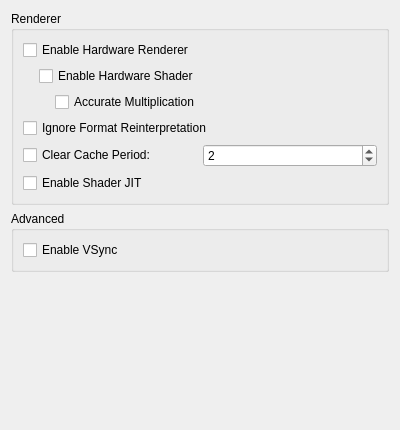
<?xml version="1.0" encoding="UTF-8"?>
<ui version="4.0">
 <class>ConfigureGraphics</class>
 <widget class="QWidget" name="ConfigureGraphics">
  <property name="geometry">
   <rect>
    <x>0</x>
    <y>0</y>
    <width>400</width>
    <height>430</height>
   </rect>
  </property>
  <property name="minimumSize">
   <size>
    <width>0</width>
    <height>0</height>
   </size>
  </property>
  <property name="windowTitle">
   <string>Form</string>
  </property>
  <layout class="QVBoxLayout" name="verticalLayout">
   <item>
    <widget class="QGroupBox" name="rendererBox">
     <property name="title">
      <string>Renderer</string>
     </property>
     <layout class="QVBoxLayout" name="verticalLayout_6">
      <item>
       <widget class="QCheckBox" name="toggle_hw_renderer">
        <property name="toolTip">
         <string>&lt;html&gt;&lt;head/&gt;&lt;body&gt;&lt;p&gt;Use OpenGL to accelerate rendering.&lt;/p&gt;&lt;p&gt;Disable to debug graphics-related problem.&lt;/p&gt;&lt;/body&gt;&lt;/html&gt;</string>
        </property>
        <property name="text">
         <string>Enable Hardware Renderer</string>
        </property>
       </widget>
      </item>
      <item>
       <widget class="QWidget" name="hw_renderer_group" native="true">
        <layout class="QVBoxLayout" name="verticalLayout_5">
         <property name="leftMargin">
          <number>16</number>
         </property>
         <property name="topMargin">
          <number>0</number>
         </property>
         <property name="rightMargin">
          <number>0</number>
         </property>
         <property name="bottomMargin">
          <number>0</number>
         </property>
         <item>
          <widget class="QCheckBox" name="toggle_hw_shader">
           <property name="toolTip">
            <string>&lt;html&gt;&lt;head/&gt;&lt;body&gt;&lt;p&gt;Use OpenGL to accelerate shader emulation.&lt;/p&gt;&lt;p&gt;Requires a relatively powerful GPU for better performance.&lt;/p&gt;&lt;/body&gt;&lt;/html&gt;</string>
           </property>
           <property name="text">
            <string>Enable Hardware Shader</string>
           </property>
          </widget>
         </item>
         <item>
          <widget class="QWidget" name="hw_shader_group" native="true">
           <layout class="QVBoxLayout" name="verticalLayout_7">
            <property name="leftMargin">
             <number>16</number>
            </property>
            <property name="topMargin">
             <number>0</number>
            </property>
            <property name="rightMargin">
             <number>0</number>
            </property>
            <property name="bottomMargin">
             <number>0</number>
            </property>
            <item>
             <widget class="QCheckBox" name="toggle_accurate_mul">
              <property name="toolTip">
               <string>&lt;html&gt;&lt;head/&gt;&lt;body&gt;&lt;p&gt;Correctly handle all edge cases in multiplication operation in shaders. &lt;/p&gt;&lt;p&gt;Some games requires this to be enabled for the hardware shader to render properly.&lt;/p&gt;&lt;p&gt;However this would reduce performance in most games.&lt;/p&gt;&lt;/body&gt;&lt;/html&gt;</string>
              </property>
              <property name="text">
               <string>Accurate Multiplication</string>
              </property>
             </widget>
            </item>
           </layout>
          </widget>
         </item>
        </layout>
       </widget>
      </item>
      <item>
       <widget class="QCheckBox" name="toggle_format_reinterpret_hack">
        <property name="text">
         <string>Ignore Format Reinterpretation</string>
        </property>
       </widget>
      </item>
      <item>
       <layout class="QHBoxLayout" name="horizontalLayout_9">
        <item>
         <widget class="QCheckBox" name="enable_cache_clear">
          <property name="text">
           <string>Clear Cache Period:</string>
          </property>
         </widget>
        </item>
        <item>
         <widget class="QSpinBox" name="clear_cache_secs">
          <property name="minimum">
           <number>1</number>
          </property>
          <property name="maximum">
           <number>3600</number>
          </property>
          <property name="value">
           <number>2</number>
          </property>
         </widget>
        </item>
       </layout>
      </item>
      <item>
       <widget class="QCheckBox" name="toggle_shader_jit">
        <property name="toolTip">
         <string>&lt;html&gt;&lt;head/&gt;&lt;body&gt;&lt;p&gt;Use the JIT engine instead of the interpreter for software shader emulation. &lt;/p&gt;&lt;p&gt;Enable this for better performance.&lt;/p&gt;&lt;/body&gt;&lt;/html&gt;</string>
        </property>
        <property name="text">
         <string>Enable Shader JIT</string>
        </property>
       </widget>
      </item>
     </layout>
    </widget>
   </item>
   <item>
    <widget class="QGroupBox" name="groupBox">
     <property name="title">
      <string>Advanced</string>
     </property>
     <layout class="QVBoxLayout" name="verticalLayout_2">
      <item>
       <widget class="QCheckBox" name="toggle_vsync_new">
        <property name="toolTip">
         <string>VSync prevents the screen from tearing, but some graphics cards have lower performance with VSync enabled. Keep it enabled if you don't notice a performance difference.</string>
        </property>
        <property name="text">
         <string>Enable VSync</string>
        </property>
       </widget>
      </item>
     </layout>
    </widget>
   </item>
   <item>
    <spacer name="verticalSpacer">
     <property name="orientation">
      <enum>Qt::Vertical</enum>
     </property>
     <property name="sizeHint" stdset="0">
      <size>
       <width>20</width>
       <height>270</height>
      </size>
     </property>
    </spacer>
   </item>
  </layout>
 </widget>
 <resources/>
 <connections/>
</ui>
